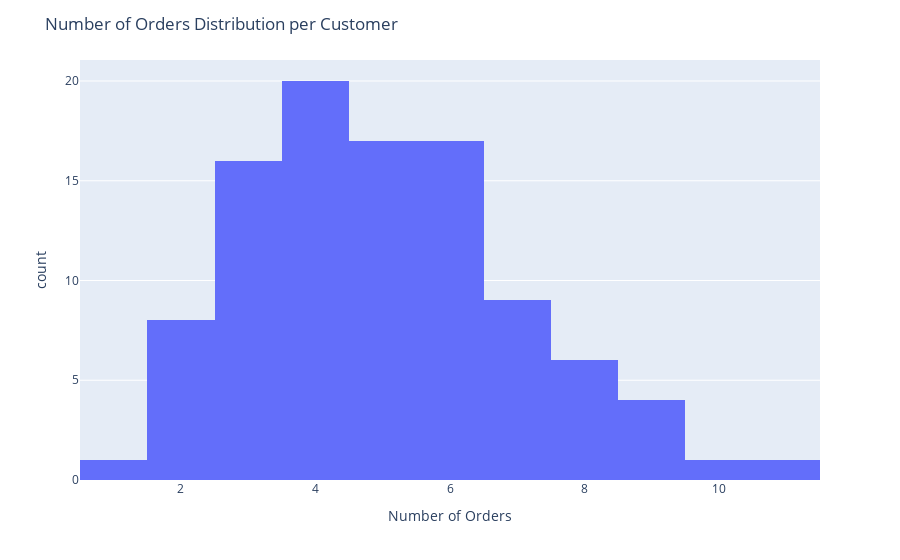

The cell this chart's notebook holds for it:
### Markdown cell above
### 1.4 Number of Orders Distribution per Customer

### Code cell
orders_per_customer = aggregated_data.groupby("CustomerID")["OrderID"].nunique().reset_index()
fig = px.histogram(orders_per_customer, x="OrderID", nbins=20, labels={"OrderID": "Number of Orders"})
fig.update_layout(title="Number of Orders Distribution per Customer")
fig.show()

### Figure 1 — Plotly figure (JSON) as saved in the notebook; plotly's stock layout.template omitted (floating-point values rounded to 4 significant figures)
{"data": [{"alignmentgroup": "True", "bingroup": "x", "hovertemplate": "Number of Orders=%{x}<br>count=%{y}<extra></extra>", "legendgroup": "", "marker": {"color": "#636efa", "pattern": {"shape": ""}}, "name": "", "nbinsx": 20, "offsetgroup": "", "orientation": "v", "showlegend": false, "type": "histogram", "x": [4, 1, 2, 4, 7, 7, 5, 8, 3, 8, 3, 4, 3, 10, 5, 6, 4, 3, 5, 9, 6, 5, 4, 5, 7, 6, 7, 6, 5, 6, 5, 4, 6, 6, 5, 5, 3, 3, 6, 3, 4, 6, 7, 8, 5, 5, 3, 5, 3, 7, 5, 8, 2, 6, 3, 4, 2, 2, 4, 5, 2, 3, 2, 4, 6, 3, 6, 3, 4, 6, 9, 3, 4, 4, 4, 8, 9, 3, 6, 2, 5, 5, 4, 4, 7, 6, 6, 7, 6, 11, 8, 5, 7, 9, 4, 4, 3, 4, 2, 4], "xaxis": "x", "yaxis": "y"}], "layout": {"barmode": "relative", "legend": {"tracegroupgap": 0}, "margin": {"t": 60}, "title": {"text": "Number of Orders Distribution per Customer"}, "xaxis": {"anchor": "y", "domain": [0, 1], "title": {"text": "Number of Orders"}}, "yaxis": {"anchor": "x", "domain": [0, 1], "title": {"text": "count"}}}}
